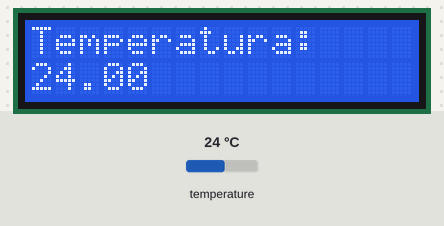
Simulated run of this sketch. Board: Arduino Uno, built with avr-gcc and run on an emulated ATmega328P. Parts: 16×2 character LCD. Inputs (shaded band) come from the test bench; at power-on: temperature 24 °C.

Above: at 1.2 s.
1.3 s: temperature set to 12 °C
At 2.9 s:
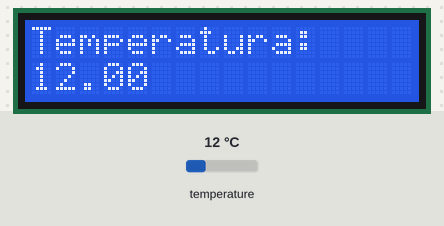
3.6 s: temperature set to 19 °C
At 5.1 s:
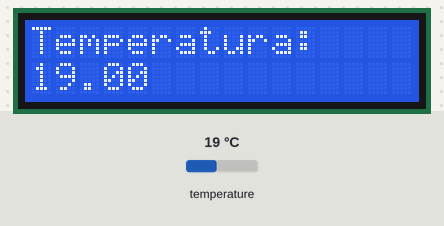
6.1 s: temperature set to 28 °C
At 8.5 s:
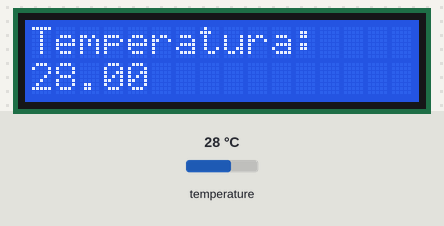
Timing chart, 0 to 10.0 s (numbered marks = the images above; inputs shaded):
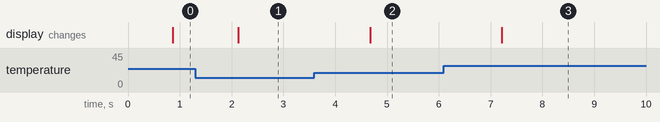

Measured:
- after the input at 1.3 s, the display: changes after 0.83 s (image 1)
- after the input at 3.6 s, the display: changes after 1.1 s (image 2)
- after the input at 6.1 s, the display: changes after 1.1 s (image 3)

The sketch:

08d_LCD_Temperatura_DS18B20.ino
```cpp
#include <LiquidCrystal_I2C.h>
#include <OneWire.h>
#include <DallasTemperature.h>

OneWire czujnik(2); //Podłączenie czujnika do pin 2
//Przekazane nr. pin do biblioteki, sesnors to nasz czujnik
DallasTemperature sensors(&czujnik);

//0x27 - adres I2C wyświetlacza
//16 - liczba znaków
//2 - liczba wierszy
LiquidCrystal_I2C lcd(0x27,16,2);

void setup() {
  //Inicjalizacja czujnika
  sensors.begin();
  //Inicjacja wyświetlacza
  lcd.init();
  //Włączenie podświetlenia
  lcd.backlight();
  //Ustawienie kursora na pozycji 0, 0
  lcd.home();
  // Wyświetlenie napisu
  lcd.print("Temperatura:");
}

//Zmienna przechowująca temperaturę
float temperatura=0;

void loop() {
  //Pobranie temperatury
  sensors.requestTemperatures();
  temperatura = sensors.getTempCByIndex(0);
  //Ustawienie kursora na pozycji 0, 1
  lcd.setCursor(0, 1);
  //Wyświetlenie temperatury
  lcd.print(temperatura);
  delay(500);
}
```
